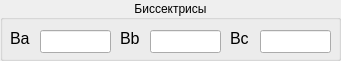
     <widget class="QGroupBox" name="groupBox_24">
      <property name="geometry">
       <rect>
        <x>10</x>
        <y>250</y>
        <width>341</width>
        <height>61</height>
       </rect>
      </property>
      <property name="title">
       <string>Биссектрисы</string>
      </property>
      <property name="alignment">
       <set>Qt::AlignCenter</set>
      </property>
      <widget class="QLabel" name="label_118">
       <property name="geometry">
        <rect>
         <x>10</x>
         <y>30</y>
         <width>21</width>
         <height>16</height>
        </rect>
       </property>
       <property name="font">
        <font>
         <pointsize>12</pointsize>
        </font>
       </property>
       <property name="text">
        <string>Ba</string>
       </property>
      </widget>
      <widget class="QLabel" name="label_194">
       <property name="geometry">
        <rect>
         <x>120</x>
         <y>30</y>
         <width>31</width>
         <height>16</height>
        </rect>
       </property>
       <property name="font">
        <font>
         <pointsize>12</pointsize>
        </font>
       </property>
       <property name="text">
        <string>Bb</string>
       </property>
      </widget>
      <widget class="QLineEdit" name="lineEditTriangleBc">
       <property name="geometry">
        <rect>
         <x>260</x>
         <y>30</y>
         <width>71</width>
         <height>23</height>
        </rect>
       </property>
       <property name="readOnly">
        <bool>true</bool>
       </property>
      </widget>
      <widget class="QLineEdit" name="lineEditTriangleBb">
       <property name="geometry">
        <rect>
         <x>150</x>
         <y>30</y>
         <width>71</width>
         <height>23</height>
        </rect>
       </property>
       <property name="readOnly">
        <bool>true</bool>
       </property>
      </widget>
      <widget class="QLineEdit" name="lineEditTriangleBa">
       <property name="geometry">
        <rect>
         <x>40</x>
         <y>30</y>
         <width>71</width>
         <height>23</height>
        </rect>
       </property>
       <property name="readOnly">
        <bool>true</bool>
       </property>
      </widget>
      <widget class="QLabel" name="label_195">
       <property name="geometry">
        <rect>
         <x>230</x>
         <y>30</y>
         <width>21</width>
         <height>16</height>
        </rect>
       </property>
       <property name="font">
        <font>
         <pointsize>12</pointsize>
        </font>
       </property>
       <property name="text">
        <string>Bc</string>
       </property>
      </widget>
     </widget>
